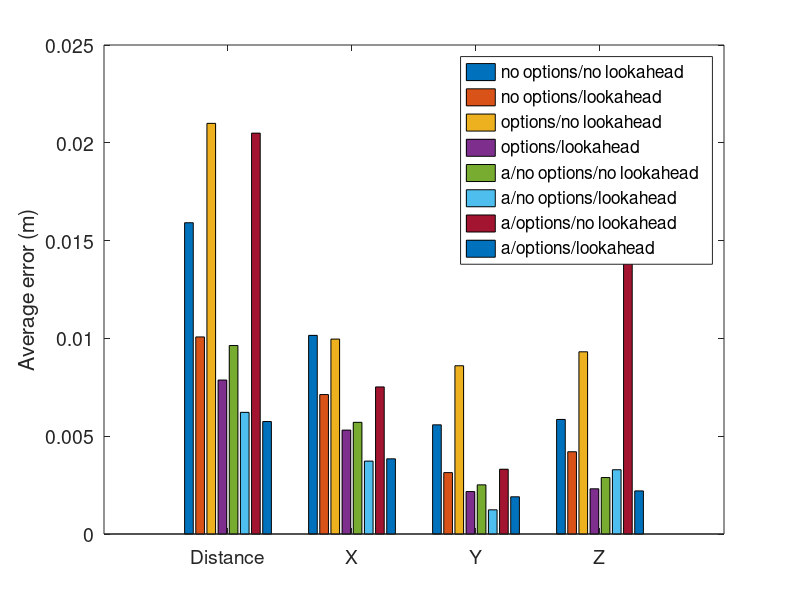

Write the MATLAB code that produced this figure.
% iros_data_2.m

A = [
%0.242604 0.142780 -0.174416 0.089719
%0.346199 0.331833 -0.088881 0.042905
0.014012 0.013069 -0.001370 0.004863
0.036230 0.015586 -0.005926 0.032165
0.023172 -0.018296 -0.002299 -0.014033
%0.218775 -0.199996 0.073229 -0.050018
%0.119906 -0.037644 0.110149 0.028764
0.010604 0.010394 0.000059 -0.002097
%0.481964 -0.131066 -0.451607 0.105650
0.017310 0.017295 -0.000516 0.000479
0.009445 0.003538 -0.007351 -0.004759
0.020784 0.011128 -0.017268 -0.003159
0.006739 0.003814 -0.002098 0.005145
0.006210 0.001828 -0.000262 -0.005929
0.018413 0.006385 -0.017238 -0.001060
%0.218773 -0.199991 0.073220 -0.050042
0.025529 -0.020544 0.012332 -0.008811
0.017202 0.010373 0.000203 -0.013721
%0.252747 -0.031457 -0.185358 -0.168919
0.011845 0.000439 -0.011806 0.000851
];

B = [
0.007629 0.004250 -0.000701 -0.006296
0.009818 0.006890 -0.005929 0.003711
0.010744 0.009620 -0.004166 -0.002353
%0.308808 -0.000001 0.073227 0.300000
0.011211 -0.006709 -0.004282 0.007896
%0.298330 -0.253058 -0.030852 -0.154955
0.010387 0.003960 -0.009183 -0.002809
0.011519 0.010408 -0.001573 -0.004677
0.020399 0.014693 -0.003824 -0.013624
0.011921 0.011754 0.000227 -0.001973
0.006861 0.004081 -0.000856 -0.005449
0.011800 0.007846 -0.004403 -0.007635
0.011597 0.007563 -0.008741 -0.000945
0.009367 0.008782 -0.000590 -0.003204
0.003274 0.000580 -0.001867 0.002626
0.008437 0.008194 -0.001566 -0.001260
0.013628 0.005492 -0.006513 -0.010637
0.012432 0.009336 -0.006907 0.004435
0.007329 0.006675 0.000004 -0.003026
0.002891 -0.000105 -0.000762 -0.002787
];

C = [
0.014546 0.004382 -0.008446 -0.011002
0.019408 0.008652 -0.015578 -0.007690
0.014159 0.008094 -0.011215 0.003032
%0.308808 -0.000028 0.073226 0.300000
0.043692 -0.007457 0.033808 -0.026653
%0.130027 -0.050338 0.037796 0.113774
%1.358262 1.119358 -0.146296 0.755322
0.008432 0.008013 -0.001880 0.001833
0.015418 0.014763 -0.004103 -0.001710
%0.112506 0.042298 -0.009260 -0.103840
0.053399 -0.052066 0.006603 -0.009851
0.003256 0.003108 -0.000342 -0.000910
0.020755 -0.010378 -0.000657 -0.017961
0.094331 0.019130 0.047122 -0.079447
0.022279 -0.017401 -0.003566 -0.013449
0.005222 -0.004710 -0.000587 -0.002178
0.017471 -0.000905 -0.016438 0.005848
%0.185984 -0.026461 0.053638 -0.176104
%0.308806 -0.000090 0.073220 0.300000
0.017144 -0.013494 0.000114 -0.010574
];

D = [
0.008665 0.008654 0.000086 0.000429
0.006709 0.006603 -0.000157 -0.001176
0.014374 0.014287 -0.001070 0.001166
0.012942 0.011464 -0.001063 -0.005911
0.006384 0.004399 -0.004084 -0.002174
0.006985 0.000234 -0.002221 -0.006619
0.007901 0.007384 -0.002527 -0.001230
0.015105 0.011841 -0.009360 -0.000592
0.007224 0.006160 -0.002927 -0.002384
0.004288 0.002360 -0.003560 -0.000374
0.002221 -0.000320 -0.000894 -0.002008
0.006267 -0.005994 -0.000699 0.001689
0.012154 -0.004809 -0.000417 -0.011155
0.005121 -0.004326 -0.000182 0.002734
0.011652 0.006147 -0.009884 0.000531
0.002190 0.001560 -0.001515 0.000268
0.007078 0.004882 -0.005003 -0.001111
0.005032 -0.001748 -0.002166 -0.004192
0.009094 0.008184 -0.000054 -0.003966
0.008445 0.000003 -0.006234 -0.005697
];

AA = [
0.005250 0.003627 -0.000427 -0.003772
0.005584 -0.002741 -0.000163 -0.004863
0.004128 0.001407 -0.003837 -0.000582
0.003309 -0.003122 0.000108 -0.001092
0.002831 -0.001850 -0.002079 -0.000520
0.005948 0.005374 -0.000000 -0.002547
0.001648 -0.000784 -0.001293 -0.000656
0.004806 0.001067 -0.002524 -0.003949
0.009212 -0.006600 -0.000117 -0.006426
0.013626 -0.012007 -0.002585 -0.005900
0.014371 -0.010839 0.000660 -0.009413
0.020033 -0.006397 -0.018904 0.001743
0.003514 -0.003287 -0.001083 -0.000611
0.021197 -0.020242 -0.004335 -0.004559
0.008404 -0.008306 -0.000568 -0.001150
%0.218782 -0.200011 0.073220 -0.050000
%0.103317 -0.042175 0.082089 0.046444
0.020968 0.009402 -0.018676 0.001572
0.025678 -0.025456 -0.001409 0.003066
0.015746 0.004974 -0.014104 -0.004927
    ];
BB = [
    0.005250 0.003627 -0.000427 -0.003772
0.005584 -0.002741 -0.000163 -0.004863
0.004128 0.001407 -0.003837 -0.000582
0.003309 -0.003122 0.000108 -0.001092
0.002831 -0.001850 -0.002079 -0.000520
0.005948 0.005374 -0.000000 -0.002547
0.001648 -0.000784 -0.001293 -0.000656
0.004806 0.001067 -0.002524 -0.003949
0.009212 -0.006600 -0.000117 -0.006426
0.013626 -0.012007 -0.002585 -0.005900
0.010271 -0.009290 -0.003345 -0.002827
0.007147 -0.002388 0.000539 -0.006714
0.010036 -0.002750 -0.009638 0.000517
0.005667 -0.004173 0.000155 -0.003831
0.008366 -0.001790 0.000168 -0.008171
0.007148 -0.006907 0.000377 -0.001801
0.005780 -0.004428 -0.000200 -0.003709
0.084674 0.015763 0.083023 -0.005335
0.002448 -0.001039 -0.000576 -0.002140
0.004036 0.002119 -0.001394 -0.003139
    ];
CC = [
%1.588276 -1.379801 0.398915 -0.677964
%0.247565 -0.143716 -0.181534 -0.087631
0.076927 -0.035139 0.058140 0.036093
%0.308806 -0.000070 0.073221 0.300000
0.007525 -0.004723 -0.000969 0.005777
%0.218773 -0.199993 0.073221 -0.050031
0.022983 -0.022107 -0.001244 -0.006161
0.026763 0.010202 0.001099 -0.024718
0.018261 -0.003577 0.000345 -0.017904
%0.220863 0.029290 -0.058471 0.210959
%0.280050 -0.184080 -0.105585 0.182740
0.004605 -0.004181 -0.000437 -0.001880
0.000681 -0.000231 -0.000473 -0.000431
0.017925 -0.011531 -0.011034 -0.008162
0.034035 -0.001570 0.000488 -0.033995
0.014557 -0.013337 -0.001335 -0.005680
0.019835 -0.004497 -0.018505 -0.005550
0.019465 0.002531 -0.000498 -0.019293
0.039481 0.004453 -0.000038 -0.039229
%2.284281 0.377487 -0.425350 -2.212356
    ];
DD = [
0.004134 0.002392 -0.000442 -0.003342
0.002245 0.002106 -0.000408 -0.000661
0.004771 -0.002400 -0.003785 0.001637
0.004509 0.002745 -0.001856 -0.003059
0.002452 0.002291 0.000059 -0.000872
0.011838 -0.009942 -0.000315 -0.006418
0.003128 -0.000036 -0.000883 0.003000
0.003864 0.003107 -0.002204 -0.000646
0.003538 0.002545 -0.000093 0.002457
0.005727 -0.002417 -0.001339 -0.005016
0.007108 0.006740 -0.000715 -0.002140
0.003142 -0.001457 -0.002741 0.000485
0.081717 0.016802 0.079945 -0.002042
0.002679 0.001666 -0.000623 -0.002003
0.010837 -0.008953 -0.000318 0.006099
0.081301 0.009160 0.080778 0.000953
0.009961 -0.002631 -0.009607 0.000059
0.004645 0.001192 -0.001167 -0.004335
0.009571 -0.008364 -0.003855 0.002605
0.002549 0.002531 -0.000186 0.000231
    ];

A = abs(A);
B = abs(B);
C = abs(C);
D = abs(D);
AA = abs(AA);
BB = abs(BB);
CC = abs(CC);
DD = abs(DD);

percentile = 20;
meanA = trimmean(A,percentile); stdA = std(A);
meanB = trimmean(B,percentile); stdB = std(B);
meanC = trimmean(C,percentile); stdC = std(C);
meanD = trimmean(D,percentile); stdD = std(D);
meanAA = trimmean(AA,percentile); stdAA = std(AA);
meanBB = trimmean(BB,percentile); stdBB = std(BB);
meanCC = trimmean(CC,percentile); stdCC = std(CC);
meanDD = trimmean(DD,percentile); stdDD = std(DD);

for i = 1:4
    fprintf('& $%f \\pm %f$',meanA(i),stdA(i));
end
fprintf('\n');
for i = 1:4
    fprintf('& $%f \\pm %f$',meanB(i),stdB(i));
end
fprintf('\n');
for i = 1:4
    fprintf('& $%f \\pm %f$',meanC(i),stdC(i));
end
fprintf('\n');
for i = 1:4
    fprintf('& $%f \\pm %f$',meanD(i),stdD(i));
end
fprintf('\n');

%% graphic
%bar(meanA,meanB,meanC,meanD)
figure; %hold on;
bar(abs([meanA; meanB; meanC; meanD;meanAA; meanBB; meanCC; meanDD])');
set(gca,'fontsize',14);
ylabel('Average error (m)');
legend('no options/no lookahead','no options/lookahead', ...
    'options/no lookahead','options/lookahead',...
    'a/no options/no lookahead', ...
    'a/no options/lookahead', ...
    'a/options/no lookahead', ...
    'a/options/lookahead');
set(gca,'XTickLabel',{'Distance', 'X', 'Y', 'Z'});